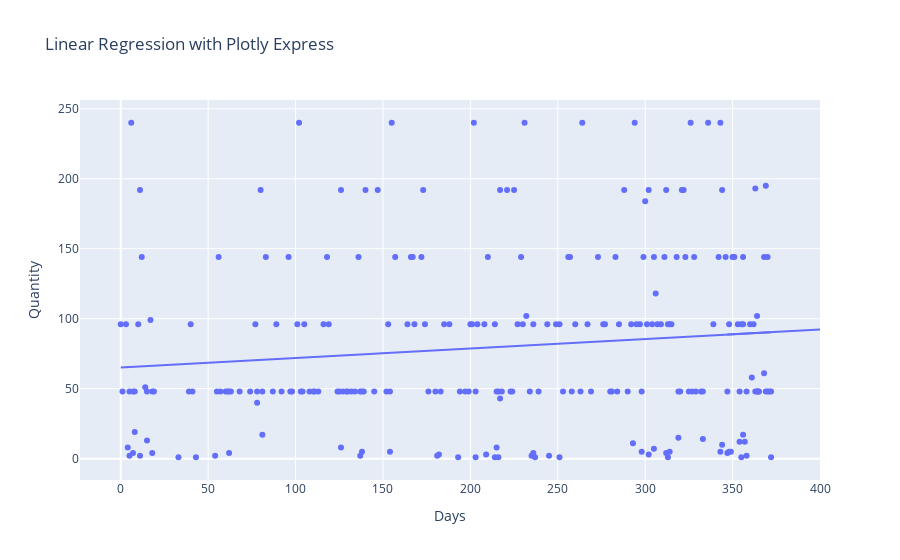

Notebook code cell kept with this figure:
### Code cell
# Mengambil fitur untuk prediksi (hari ke-347 sampai ke-400)
new_days = np.arange(347, 401).reshape(-1, 1)

# Membuat prediksi untuk data baru menggunakan model yang sudah dilatih
predicted_quantities_new = model.predict(new_days)

# Membuat DataFrame untuk hasil prediksi tambahan
df_pred_new = pd.DataFrame({
    'Days': new_days.flatten(),
    'Quantity': predicted_quantities_new.flatten()
})

# Menampilkan plot hasil prediksi tambahan
fig = px.scatter(df_model, x='Days', y='Quantity', title='Linear Regression with Plotly Express')

# Menambahkan garis regresi untuk data latihan (warna biru)
fig.add_trace(px.line(df_pred, x='Days', y='Quantity', line_shape='linear', ).data[0])

# Menambahkan garis regresi untuk prediksi tambahan (warna merah)
fig.add_trace(px.line(df_pred_new, x='Days', y='Quantity', line_shape='linear', ).data[0])

# Menampilkan plot
fig.show()

### Figure 1 — Plotly figure (JSON) as saved in the notebook; plotly's stock layout.template omitted (floating-point values rounded to 4 significant figures; data arrays with more than 128 entries replaced by an {"elided": "..."} marker saying what was removed)
{"data": [{"hovertemplate": "Days=%{x}<br>Quantity=%{y}<extra></extra>", "legendgroup": "", "marker": {"color": "#636efa", "symbol": "circle"}, "mode": "markers", "name": "", "orientation": "v", "showlegend": false, "type": "scatter", "x": {"elided": "248 int values"}, "xaxis": "x", "y": {"elided": "248 int values"}, "yaxis": "y"}, {"hovertemplate": "Days=%{x}<br>Quantity=%{y}<extra></extra>", "legendgroup": "", "line": {"color": "#636efa", "dash": "solid", "shape": "linear"}, "marker": {"symbol": "circle"}, "mode": "lines", "name": "", "orientation": "v", "showlegend": false, "type": "scatter", "x": {"elided": "248 int values"}, "xaxis": "x", "y": {"elided": "248 float values"}, "yaxis": "y"}, {"hovertemplate": "Days=%{x}<br>Quantity=%{y}<extra></extra>", "legendgroup": "", "line": {"color": "#636efa", "dash": "solid", "shape": "linear"}, "marker": {"symbol": "circle"}, "mode": "lines", "name": "", "orientation": "v", "showlegend": false, "type": "scatter", "x": [347, 348, 349, 350, 351, 352, 353, 354, 355, 356, 357, 358, 359, 360, 361, 362, 363, 364, 365, 366, 367, 368, 369, 370, 371, 372, 373, 374, 375, 376, 377, 378, 379, 380, 381, 382, 383, 384, 385, 386, 387, 388, 389, 390, 391, 392, 393, 394, 395, 396, 397, 398, 399, 400], "xaxis": "x", "y": [88.62, 88.69, 88.76, 88.82, 88.89, 88.96, 89.03, 89.1, 89.16, 89.23, 89.3, 89.37, 89.44, 89.5, 89.57, 89.64, 89.71, 89.78, 89.84, 89.91, 89.98, 90.05, 90.11, 90.18, 90.25, 90.32, 90.39, 90.45, 90.52, 90.59, 90.66, 90.73, 90.79, 90.86, 90.93, 91.0, 91.07, 91.13, 91.2, 91.27, 91.34, 91.4, 91.47, 91.54, 91.61, 91.68, 91.74, 91.81, 91.88, 91.95, 92.02, 92.08, 92.15, 92.22], "yaxis": "y"}], "layout": {"legend": {"tracegroupgap": 0}, "title": {"text": "Linear Regression with Plotly Express"}, "xaxis": {"anchor": "y", "domain": [0, 1], "title": {"text": "Days"}}, "yaxis": {"anchor": "x", "domain": [0, 1], "title": {"text": "Quantity"}}}}
